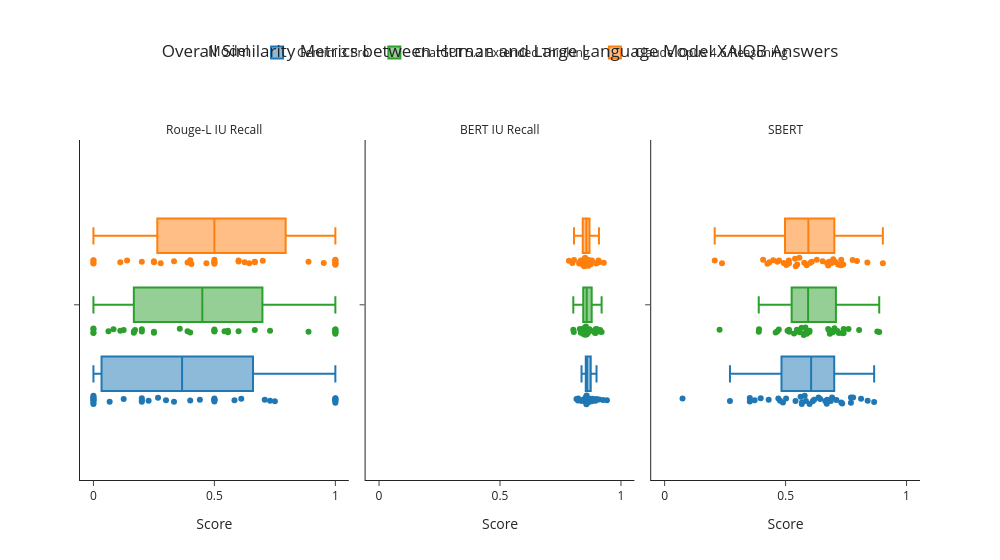

Notebook source saved alongside this figure:
### Code cell
fig = px.box(highest_similarity_df.melt(id_vars = id_vars, value_vars = value_vars, var_name = "Metric", value_name = "Score"),
             x = "Score", facet_col = "Metric", 
             color = "Model", points = "all",
             template = "simple_white",
             color_discrete_map = color_map,
             width = 1000,
             title = "Overall Similarity Metrics between Human and Large Language Model XAIQB Answers"
             
             ).for_each_xaxis(lambda x: x.update(showticklabels = True)).for_each_xaxis(lambda x: x.update(showticklabels = True)).update_layout(
                 title = dict(x = 0.5, y = 0.92), 
                 legend = dict(orientation = "h", yanchor = "top", y = 1.3, xanchor = "center", x = 0.5), 
                 margin = dict(t = 140, pad = 0),
                 boxgroupgap = 0.5)

for annotation in fig["layout"]["annotations"]: 
    annotation["textangle"] = 0

fig.for_each_annotation(lambda x: x.update(text = x.text.split("=")[1]))
fig.for_each_xaxis(lambda x: x.update(showticklabels = True))
fig.show()

### Figure 1 — Plotly figure (JSON) as saved in the notebook; plotly's stock layout.template omitted (floating-point values rounded to 4 significant figures)
{"data": [{"alignmentgroup": "True", "boxpoints": "all", "hovertemplate": "Model=Gemini 3 Pro<br>Metric=Rouge-L IU Recall<br>Score=%{x}<extra></extra>", "legendgroup": "Gemini 3 Pro", "marker": {"color": "#1F77B4"}, "name": "Gemini 3 Pro", "notched": false, "offsetgroup": "Gemini 3 Pro", "orientation": "h", "showlegend": true, "type": "box", "x": [1.0, 0.73, 0.75, 0.5, 0.067, 0.3, 0.0, 0.228, 0.0, 0.5, 0.125, 0.0, 0.5, 0.0, 0.0, 0.333, 0.267, 1.0, 0.583, 0.0, 0.5, 1.0, 0.2, 0.0, 0.0, 0.2, 0.611, 1.0, 0.0, 0.2, 1.0, 0.44, 0.5, 1.0, 0.4, 0.708], "x0": " ", "xaxis": "x", "y0": " ", "yaxis": "y"}, {"alignmentgroup": "True", "boxpoints": "all", "hovertemplate": "Model=Gemini 3 Pro<br>Metric=BERT IU Recall<br>Score=%{x}<extra></extra>", "legendgroup": "Gemini 3 Pro", "marker": {"color": "#1F77B4"}, "name": "Gemini 3 Pro", "notched": false, "offsetgroup": "Gemini 3 Pro", "orientation": "h", "showlegend": false, "type": "box", "x": [0.856, 0.899, 0.855, 0.816, 0.854, 0.837, 0.858, 0.85, 0.857, 0.86, 0.857, 0.858, 0.874, 0.822, 0.855, 0.874, 0.868, 0.861, 0.859, 0.861, 0.853, 0.91, 0.823, 0.853, 0.84, 0.878, 0.88, 0.895, 0.863, 0.883, 0.942, 0.875, 0.862, 0.926, 0.855, 0.875], "x0": " ", "xaxis": "x2", "y0": " ", "yaxis": "y2"}, {"alignmentgroup": "True", "boxpoints": "all", "hovertemplate": "Model=Gemini 3 Pro<br>Metric=SBERT<br>Score=%{x}<extra></extra>", "legendgroup": "Gemini 3 Pro", "marker": {"color": "#1F77B4"}, "name": "Gemini 3 Pro", "notched": false, "offsetgroup": "Gemini 3 Pro", "orientation": "h", "showlegend": false, "type": "box", "x": [0.636, 0.839, 0.779, 0.866, 0.541, 0.664, 0.397, 0.562, 0.734, 0.612, 0.584, 0.643, 0.692, 0.372, 0.489, 0.672, 0.502, 0.599, 0.73, 0.27, 0.687, 0.618, 0.579, 0.352, 0.074, 0.477, 0.567, 0.812, 0.568, 0.47, 0.43, 0.67, 0.352, 0.77, 0.71, 0.77], "x0": " ", "xaxis": "x3", "y0": " ", "yaxis": "y3"}, {"alignmentgroup": "True", "boxpoints": "all", "hovertemplate": "Model=ChatGPT 5.2 Extended Thinking<br>Metric=Rouge-L IU Recall<br>Score=%{x}<extra></extra>", "legendgroup": "ChatGPT 5.2 Extended Thinking", "marker": {"color": "#2CA02C"}, "name": "ChatGPT 5.2 Extended Thinking", "notched": false, "offsetgroup": "ChatGPT 5.2 Extended Thinking", "orientation": "h", "showlegend": true, "type": "box", "x": [0.5, 0.73, 0.25, 0.5, 0.111, 0.2, 0.25, 0.172, 0.0, 0.167, 0.062, 0.0, 1.0, 0.5, 0.0, 0.556, 1.0, 1.0, 0.389, 0.556, 0.667, 1.0, 0.6, 0.125, 0.083, 0.0, 0.889, 1.0, 0.167, 0.2, 0.5, 0.357, 1.0, 1.0, 0.4, 0.542], "x0": " ", "xaxis": "x", "y0": " ", "yaxis": "y"}, {"alignmentgroup": "True", "boxpoints": "all", "hovertemplate": "Model=ChatGPT 5.2 Extended Thinking<br>Metric=BERT IU Recall<br>Score=%{x}<extra></extra>", "legendgroup": "ChatGPT 5.2 Extended Thinking", "marker": {"color": "#2CA02C"}, "name": "ChatGPT 5.2 Extended Thinking", "notched": false, "offsetgroup": "ChatGPT 5.2 Extended Thinking", "orientation": "h", "showlegend": false, "type": "box", "x": [0.848, 0.9, 0.838, 0.805, 0.859, 0.83, 0.862, 0.846, 0.842, 0.858, 0.853, 0.856, 0.896, 0.892, 0.845, 0.87, 0.888, 0.84, 0.834, 0.859, 0.848, 0.914, 0.803, 0.861, 0.841, 0.843, 0.893, 0.914, 0.862, 0.865, 0.895, 0.859, 0.869, 0.92, 0.851, 0.855], "x0": " ", "xaxis": "x2", "y0": " ", "yaxis": "y2"}, {"alignmentgroup": "True", "boxpoints": "all", "hovertemplate": "Model=ChatGPT 5.2 Extended Thinking<br>Metric=SBERT<br>Score=%{x}<extra></extra>", "legendgroup": "ChatGPT 5.2 Extended Thinking", "marker": {"color": "#2CA02C"}, "name": "ChatGPT 5.2 Extended Thinking", "notched": false, "offsetgroup": "ChatGPT 5.2 Extended Thinking", "orientation": "h", "showlegend": false, "type": "box", "x": [0.683, 0.879, 0.685, 0.702, 0.582, 0.714, 0.508, 0.598, 0.736, 0.587, 0.566, 0.683, 0.695, 0.466, 0.514, 0.575, 0.515, 0.558, 0.588, 0.389, 0.599, 0.535, 0.74, 0.676, 0.39, 0.227, 0.76, 0.74, 0.887, 0.459, 0.547, 0.804, 0.472, 0.577, 0.68, 0.72], "x0": " ", "xaxis": "x3", "y0": " ", "yaxis": "y3"}, {"alignmentgroup": "True", "boxpoints": "all", "hovertemplate": "Model=Claude Opus 4.6 Reasoning<br>Metric=Rouge-L IU Recall<br>Score=%{x}<extra></extra>", "legendgroup": "Claude Opus 4.6 Reasoning", "marker": {"color": "#FF7F0E"}, "name": "Claude Opus 4.6 Reasoning", "notched": false, "offsetgroup": "Claude Opus 4.6 Reasoning", "orientation": "h", "showlegend": true, "type": "box", "x": [1.0, 0.952, 1.0, 0.5, 0.644, 0.4, 0.0, 0.139, 0.0, 0.5, 0.25, 0.667, 0.0, 0.5, 0.625, 0.111, 0.467, 1.0, 0.278, 0.389, 0.667, 1.0, 0.6, 0.5, 0.0, 0.2, 0.889, 1.0, 0.333, 0.6, 1.0, 0.405, 0.5, 1.0, 0.7, 0.25], "x0": " ", "xaxis": "x", "y0": " ", "yaxis": "y"}, {"alignmentgroup": "True", "boxpoints": "all", "hovertemplate": "Model=Claude Opus 4.6 Reasoning<br>Metric=BERT IU Recall<br>Score=%{x}<extra></extra>", "legendgroup": "Claude Opus 4.6 Reasoning", "marker": {"color": "#FF7F0E"}, "name": "Claude Opus 4.6 Reasoning", "notched": false, "offsetgroup": "Claude Opus 4.6 Reasoning", "orientation": "h", "showlegend": false, "type": "box", "x": [0.862, 0.909, 0.871, 0.799, 0.871, 0.835, 0.857, 0.842, 0.842, 0.864, 0.857, 0.857, 0.785, 0.907, 0.846, 0.867, 0.869, 0.849, 0.829, 0.848, 0.852, 0.898, 0.806, 0.859, 0.834, 0.866, 0.88, 0.835, 0.863, 0.869, 0.929, 0.875, 0.827, 0.908, 0.848, 0.845], "x0": " ", "xaxis": "x2", "y0": " ", "yaxis": "y2"}, {"alignmentgroup": "True", "boxpoints": "all", "hovertemplate": "Model=Claude Opus 4.6 Reasoning<br>Metric=SBERT<br>Score=%{x}<extra></extra>", "legendgroup": "Claude Opus 4.6 Reasoning", "marker": {"color": "#FF7F0E"}, "name": "Claude Opus 4.6 Reasoning", "notched": false, "offsetgroup": "Claude Opus 4.6 Reasoning", "orientation": "h", "showlegend": false, "type": "box", "x": [0.706, 0.902, 0.73, 0.466, 0.697, 0.676, 0.433, 0.514, 0.69, 0.539, 0.68, 0.601, 0.557, 0.795, 0.608, 0.237, 0.577, 0.513, 0.492, 0.548, 0.717, 0.503, 0.738, 0.653, 0.207, 0.449, 0.777, 0.629, 0.729, 0.473, 0.671, 0.838, 0.407, 0.587, 0.542, 0.425], "x0": " ", "xaxis": "x3", "y0": " ", "yaxis": "y3"}], "layout": {"annotations": [{"font": {}, "showarrow": false, "text": "Rouge-L IU Recall", "textangle": 0, "x": 0.16, "xanchor": "center", "xref": "paper", "y": 1, "yanchor": "bottom", "yref": "paper"}, {"font": {}, "showarrow": false, "text": "BERT IU Recall", "textangle": 0, "x": 0.5, "xanchor": "center", "xref": "paper", "y": 1, "yanchor": "bottom", "yref": "paper"}, {"font": {}, "showarrow": false, "text": "SBERT", "textangle": 0, "x": 0.84, "xanchor": "center", "xref": "paper", "y": 1, "yanchor": "bottom", "yref": "paper"}], "boxgroupgap": 0.5, "boxmode": "group", "legend": {"orientation": "h", "title": {"text": "Model"}, "tracegroupgap": 0, "x": 0.5, "xanchor": "center", "y": 1.3, "yanchor": "top"}, "margin": {"pad": 0, "t": 140}, "title": {"text": "Overall Similarity Metrics between Human and Large Language Model XAIQB Answers", "x": 0.5, "y": 0.92}, "width": 1000, "xaxis": {"anchor": "y", "domain": [0, 0.32], "showticklabels": true, "title": {"text": "Score"}}, "xaxis2": {"anchor": "y2", "domain": [0.34, 0.66], "matches": "x", "showticklabels": true, "title": {"text": "Score"}}, "xaxis3": {"anchor": "y3", "domain": [0.68, 1.0], "matches": "x", "showticklabels": true, "title": {"text": "Score"}}, "yaxis": {"anchor": "x", "domain": [0, 1]}, "yaxis2": {"anchor": "x2", "domain": [0, 1], "matches": "y", "showticklabels": false}, "yaxis3": {"anchor": "x3", "domain": [0, 1], "matches": "y", "showticklabels": false}}}
